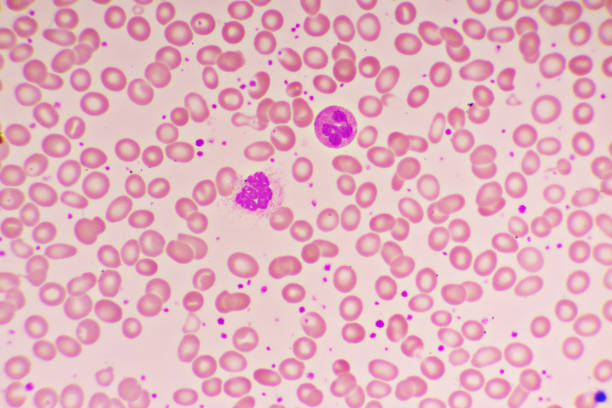
#> input picture media/dataset/healthy/12.jpg, 612 x 408 px, found by its file name; its folder holds only this picture in this run
$ python svm.py
#> lines starting #> are read from the running program, lines starting #| are printed output that depends on the picture

import numpy as np
import pandas as pd
import matplotlib.pyplot as plt
from sklearn.model_selection import train_test_split
from sklearn.metrics import accuracy_score
import os
import cv2
from sklearn.decomposition import PCA
from sklearn.svm import LinearSVC
from sklearn import metrics

# Dataset path
dataset_path = 'D:/BE Final Year Project/Multiple Disease Detection Hub/safal.csv'

# Class labels
classes = {'healthy': 0, 'leukemia': 1}

# Load images and labels
X = []
Y = []

for cls, label in classes.items():
    class_path = os.path.join(dataset_path, cls)
    for img_file in os.listdir(class_path):
        img_path = os.path.join(class_path, img_file)
        img = cv2.imread(img_path, 0)
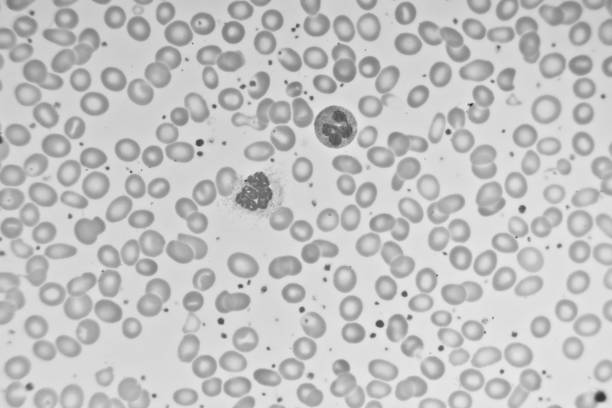
#> img: shape (408, 612); min 40, max 237, mean 195.3
        img = cv2.resize(img, (200, 200))
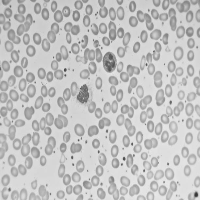
#> img: shape (200, 200); min 54, max 232, mean 195.2
#> (the run stopped early here; a loop or call above may not have finished)
